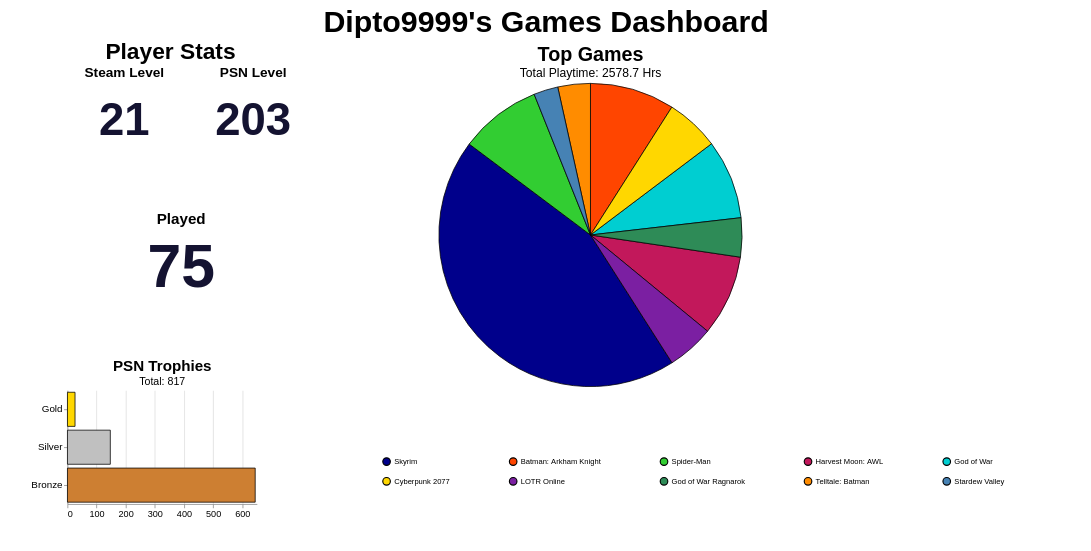

Vega-Lite specification stored for this chart:
### Vega-Lite specification from a JSON file in a GitHub repository (floating-point values rounded to 4 significant figures)
{"config": {"view": {"continuousWidth": 300, "continuousHeight": 300, "strokeOpacity": 0, "strokeWidth": 1.5}, "axis": {"labelFontSize": 12, "titleFontSize": 16}, "legend": {"labelFontSize": 10, "titleFontSize": 16}}, "hconcat": [{"vconcat": [{"hconcat": [{"data": {"name": "data-5d6aeba095252c326bbbfd5f7abdc85a"}, "mark": {"type": "text", "align": "center", "baseline": "middle", "color": "#141331", "fontSize": 60, "fontWeight": "bold"}, "encoding": {"text": {"field": "Value", "type": "quantitative"}, "x": {"axis": null, "field": "Metric", "type": "nominal"}, "y": {"value": 50}}, "height": 150, "title": {"text": "Steam Level", "anchor": "middle", "fontSize": 18}, "width": 150}, {"data": {"name": "data-a5e7bf3d3c23375364da31503b1c1522"}, "mark": {"type": "text", "align": "center", "baseline": "middle", "color": "#141331", "fontSize": 60, "fontWeight": "bold"}, "encoding": {"text": {"field": "Value", "type": "quantitative"}, "x": {"axis": null, "field": "Metric", "type": "nominal"}, "y": {"value": 50}}, "height": 150, "title": {"text": "PSN Level", "anchor": "middle", "fontSize": 18}, "width": 150}]}, {"data": {"name": "data-f92fda34e60c9398559b222b3710afa3"}, "mark": {"type": "text", "align": "center", "baseline": "middle", "color": "#141331", "fontSize": 80, "fontWeight": "bold"}, "encoding": {"text": {"field": "Value", "type": "quantitative"}, "x": {"axis": null, "field": "Metric", "type": "nominal"}, "y": {"value": 50}}, "height": 150, "title": {"text": "Played", "anchor": "middle", "fontSize": 20}, "width": 300}, {"data": {"name": "data-4e024515abbc59d80be0637a943e97ae"}, "mark": {"type": "bar", "stroke": "black", "strokeWidth": 1}, "encoding": {"color": {"field": "type", "legend": null, "scale": {"domain": ["Platinum", "Gold", "Silver", "Bronze"], "range": ["#B9F2FF", "#FFD700", "#C0C0C0", "#CD7F32"]}, "type": "nominal"}, "tooltip": [{"field": "type", "title": "Trophy", "type": "nominal"}, {"field": "count", "title": "Count", "type": "quantitative"}], "x": {"axis": {"tickMinStep": 1, "title": ""}, "field": "count", "type": "quantitative"}, "y": {"axis": {"labelFontSize": 13, "title": ""}, "field": "type", "sort": ["Platinum", "Gold", "Silver", "Bronze"], "type": "nominal"}}, "height": 150, "title": {"text": "PSN Trophies", "anchor": "middle", "fontSize": 20, "subtitle": "Total: 817", "subtitleFontSize": 14}, "width": 250}], "title": {"text": "Player Stats", "anchor": "middle", "fontSize": 30}}, {"data": {"name": "data-9b664f9b7f3c783f8c6e3336eb19f5a0"}, "mark": {"type": "arc", "stroke": "black", "strokeWidth": 1}, "encoding": {"color": {"field": "name", "legend": {"columnPadding": 75, "columns": 5, "direction": "horizontal", "labelFontSize": 10, "orient": "bottom", "padding": 75, "rowPadding": 10, "title": "", "titleAlign": "center", "titleFontSize": 16}, "scale": {"range": ["#00008B", "#FF4500", "#32CD32", "#C2185B", "#00CED1", "#FFD700", "#7B1FA2", "#2E8B57", "#FF8C00", "#4682B4", "#808080", "#8B0000", "#20B2AA", "#E91E63", "#006400"]}, "sort": null, "type": "nominal"}, "theta": {"field": "playtime_percentage", "type": "quantitative"}, "tooltip": [{"field": "name", "title": "Game", "type": "nominal"}, {"field": "playtime_forever", "format": ".1f", "title": "Time (Hrs)", "type": "quantitative"}, {"field": "playtime_percentage", "format": ".2f", "title": "Playtime (%)", "type": "quantitative"}]}, "height": 400, "title": {"text": "Top Games", "anchor": "middle", "fontSize": 26, "subtitle": "Total Playtime: 2578.7 Hrs", "subtitleFontSize": 16}, "width": 700}], "padding": {"left": 40, "right": 40, "top": 10, "bottom": 10}, "resolve": {"scale": {"color": "independent"}}, "title": {"text": "Dipto9999's Games Dashboard", "anchor": "middle", "fontSize": 40}, "$schema": "https://vega.github.io/schema/vega-lite/v6.4.1.json", "datasets": {"data-5d6aeba095252c326bbbfd5f7abdc85a": [{"Metric": "Steam Level", "Value": 21}], "data-a5e7bf3d3c23375364da31503b1c1522": [{"Metric": "PSN Level", "Value": 203}], "data-f92fda34e60c9398559b222b3710afa3": [{"Metric": "Played", "Value": 75}], "data-4e024515abbc59d80be0637a943e97ae": [{"type": "Gold", "count": 26}, {"type": "Silver", "count": 147}, {"type": "Bronze", "count": 644}], "data-9b664f9b7f3c783f8c6e3336eb19f5a0": [{"name": "Skyrim", "playtime_forever": 845.3, "playtime_percentage": 44.28}, {"name": "Batman: Arkham Knight", "playtime_forever": 172.2, "playtime_percentage": 9.02}, {"name": "Spider-Man", "playtime_forever": 166.1, "playtime_percentage": 8.7}, {"name": "Harvest Moon: AWL", "playtime_forever": 164.3, "playtime_percentage": 8.61}, {"name": "God of War", "playtime_forever": 161.5, "playtime_percentage": 8.46}, {"name": "Cyberpunk 2077", "playtime_forever": 108.8, "playtime_percentage": 5.7}, {"name": "LOTR Online", "playtime_forever": 95.7, "playtime_percentage": 5.01}, {"name": "God of War Ragnarok", "playtime_forever": 79.36, "playtime_percentage": 4.16}, {"name": "Telltale: Batman", "playtime_forever": 66.22, "playtime_percentage": 3.47}, {"name": "Stardew Valley", "playtime_forever": 49.5, "playtime_percentage": 2.59}]}}
